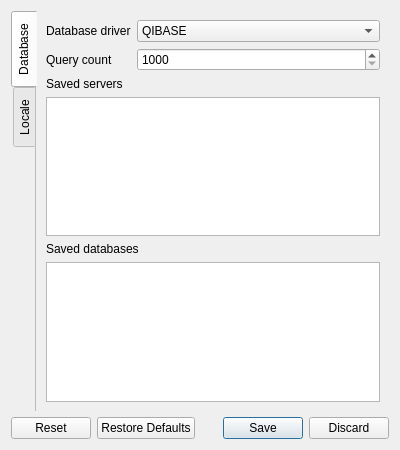
<?xml version="1.0" encoding="UTF-8"?>
<ui version="4.0">
 <class>SettingsDialog</class>
 <widget class="QDialog" name="SettingsDialog">
  <property name="geometry">
   <rect>
    <x>0</x>
    <y>0</y>
    <width>400</width>
    <height>450</height>
   </rect>
  </property>
  <property name="windowTitle">
   <string>Dialog</string>
  </property>
  <layout class="QGridLayout" name="gridLayout">
   <item row="2" column="0">
    <widget class="QDialogButtonBox" name="buttonBox">
     <property name="orientation">
      <enum>Qt::Horizontal</enum>
     </property>
     <property name="standardButtons">
      <set>QDialogButtonBox::Discard|QDialogButtonBox::Reset|QDialogButtonBox::RestoreDefaults|QDialogButtonBox::Save</set>
     </property>
    </widget>
   </item>
   <item row="1" column="0">
    <widget class="QTabWidget" name="tabWidget">
     <property name="tabPosition">
      <enum>QTabWidget::West</enum>
     </property>
     <property name="currentIndex">
      <number>0</number>
     </property>
     <property name="documentMode">
      <bool>true</bool>
     </property>
     <widget class="QWidget" name="dbTab">
      <attribute name="title">
       <string>Database</string>
      </attribute>
      <layout class="QFormLayout" name="dbLayout">
       <item row="0" column="0">
        <widget class="QLabel" name="driverLabel">
         <property name="text">
          <string>Database driver</string>
         </property>
         <property name="buddy">
          <cstring>driverCombo</cstring>
         </property>
        </widget>
       </item>
       <item row="0" column="1">
        <widget class="QComboBox" name="driverCombo">
         <item>
          <property name="text">
           <string>QIBASE</string>
          </property>
         </item>
         <item>
          <property name="text">
           <string>QMYSQL</string>
          </property>
         </item>
         <item>
          <property name="text">
           <string>QSQLITE3</string>
          </property>
         </item>
        </widget>
       </item>
       <item row="1" column="0">
        <widget class="QLabel" name="queryLabel">
         <property name="text">
          <string>Query count</string>
         </property>
         <property name="buddy">
          <cstring>querySpin</cstring>
         </property>
        </widget>
       </item>
       <item row="1" column="1">
        <widget class="QSpinBox" name="querySpin">
         <property name="minimum">
          <number>1000</number>
         </property>
         <property name="maximum">
          <number>10000</number>
         </property>
         <property name="singleStep">
          <number>100</number>
         </property>
        </widget>
       </item>
       <item row="3" column="0" colspan="2">
        <widget class="QPlainTextEdit" name="serversEdit"/>
       </item>
       <item row="5" column="0" colspan="2">
        <widget class="QPlainTextEdit" name="basesEdit"/>
       </item>
       <item row="2" column="0" colspan="2">
        <widget class="QLabel" name="serversLabel">
         <property name="text">
          <string>Saved servers</string>
         </property>
         <property name="buddy">
          <cstring>serversEdit</cstring>
         </property>
        </widget>
       </item>
       <item row="4" column="0" colspan="2">
        <widget class="QLabel" name="basesLabel">
         <property name="text">
          <string>Saved databases</string>
         </property>
         <property name="buddy">
          <cstring>basesEdit</cstring>
         </property>
        </widget>
       </item>
      </layout>
     </widget>
     <widget class="QWidget" name="lcTab">
      <attribute name="title">
       <string>Locale</string>
      </attribute>
      <layout class="QFormLayout" name="lcLayout">
       <item row="0" column="0">
        <widget class="QLabel" name="csvLabel">
         <property name="text">
          <string>CSV value separator</string>
         </property>
         <property name="buddy">
          <cstring>csvSep</cstring>
         </property>
        </widget>
       </item>
       <item row="0" column="1">
        <widget class="QLineEdit" name="csvSep">
         <property name="placeholderText">
          <string>Default</string>
         </property>
        </widget>
       </item>
       <item row="1" column="0">
        <widget class="QLabel" name="txtLabel">
         <property name="text">
          <string>TXT value separator</string>
         </property>
         <property name="buddy">
          <cstring>txtSep</cstring>
         </property>
        </widget>
       </item>
       <item row="1" column="1">
        <widget class="QLineEdit" name="txtSep">
         <property name="placeholderText">
          <string>Default</string>
         </property>
        </widget>
       </item>
      </layout>
     </widget>
    </widget>
   </item>
  </layout>
 </widget>
 <resources/>
 <connections>
  <connection>
   <sender>buttonBox</sender>
   <signal>accepted()</signal>
   <receiver>SettingsDialog</receiver>
   <slot>accept()</slot>
   <hints>
    <hint type="sourcelabel">
     <x>257</x>
     <y>440</y>
    </hint>
    <hint type="destinationlabel">
     <x>157</x>
     <y>274</y>
    </hint>
   </hints>
  </connection>
  <connection>
   <sender>buttonBox</sender>
   <signal>rejected()</signal>
   <receiver>SettingsDialog</receiver>
   <slot>reject()</slot>
   <hints>
    <hint type="sourcelabel">
     <x>325</x>
     <y>440</y>
    </hint>
    <hint type="destinationlabel">
     <x>286</x>
     <y>274</y>
    </hint>
   </hints>
  </connection>
  <connection>
   <sender>buttonBox</sender>
   <signal>clicked(QAbstractButton*)</signal>
   <receiver>SettingsDialog</receiver>
   <slot>dialogButtonClicked(QAbstractButton*)</slot>
   <hints>
    <hint type="sourcelabel">
     <x>183</x>
     <y>425</y>
    </hint>
    <hint type="destinationlabel">
     <x>199</x>
     <y>542</y>
    </hint>
   </hints>
  </connection>
 </connections>
 <slots>
  <slot>dialogButtonClicked(QAbstractButton*)</slot>
 </slots>
</ui>
